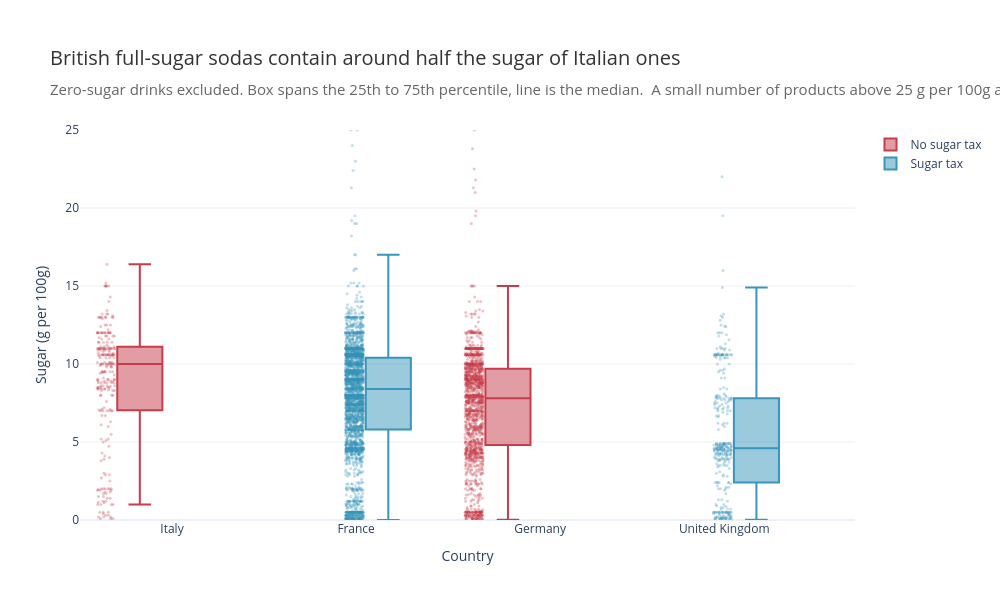

The notebook cell this image was saved under:
### Markdown cell above
### What this comparison can and cannot show

**This is a snapshot, not a before-and-after.** I have what is on the shelves now,
not what was there before each policy. A country could have had lower-sugar drinks
for reasons that have nothing to do with tax — different consumer tastes, earlier
voluntary agreements, a different mix of local brands. My data is consistent with
the UK levy having driven reformulation; it cannot demonstrate that it did.

**The group sizes are very unequal, and that shapes any aggregate.** France
contributes 3,497 products and Italy 323. Averaging across the taxed group makes
France speak for 89% of it, and across the untaxed group makes Germany speak for
85%. That is why the taxed-versus-untaxed comparison in Finding 1 returns almost
nothing — 6.61 against 6.67 — while the country-level view is stark. The
country-by-country comparison is the meaningful one, and I treat the aggregate as
a demonstration of why pooling misleads here rather than as a result.

**Coverage differs by country in ways I cannot correct.** Open Food Facts is
volunteer-built, and NB02 showed the United Kingdom missing 12.7% of its sugar
values against Italy's 4.2%. If the products a British contributor bothers to
complete differ systematically from those an Italian one does, part of the gap I
am measuring comes from that rather than from the drinks.

### Code cell
# Order countries by median sugar so the chart reads from most to least.
COUNTRY_ORDER = ["Italy", "France", "Germany", "United Kingdom"]
TAX_COLOURS = {"Sugar tax": "#3995ba", "No sugar tax": "#c63c4a"}

fig_sugar = px.box(
    sugary,
    x="country_name",
    y="sugar_content_per_100g",
    color="tax_status",
    points="all",
    category_orders={"country_name": COUNTRY_ORDER},
    color_discrete_map=TAX_COLOURS,
    labels={
        "country_name": "Country",
        "sugar_content_per_100g": "Sugar (g per 100g)",
        "tax_status": "",
    },
    template="plotly_white",
)

fig_sugar.update_layout(
    title=dict(
        text="British full-sugar sodas contain around half the sugar of Italian ones",
        font=dict(color="#333333", size=20),
        pad=dict(b=30),
        subtitle=dict(
            text="Zero-sugar drinks excluded. Box spans the 25th to 75th percentile, line is the median.  A small number of products above 25 g per 100g are outside the view",
            font=dict(color="#666666", size=15),
        ),
    ),
    width=1000,
    height=600,
    margin=dict(t=130),
    yaxis=dict(title="Sugar (g per 100g)", range=[0, 25])
)

# 5,064 products is a lot of dots, so make them small and semi-transparent.
fig_sugar.update_traces(marker=dict(size=3, opacity=0.3), jitter=0.4)

# fig_sugar.write_image("figures/sugar_by_country.png", width=1000, height=600, scale=1.5)
fig_sugar.show()

### Figure 1 — Plotly figure (JSON) as saved in the notebook; plotly's stock layout.template omitted (floating-point values rounded to 4 significant figures; data arrays with more than 128 entries replaced by an {"elided": "..."} marker saying what was removed)
{"data": [{"alignmentgroup": "True", "boxpoints": "all", "hovertemplate": "=No sugar tax<br>Country=%{x}<br>Sugar (g per 100g)=%{y}<extra></extra>", "jitter": 0.4, "legendgroup": "No sugar tax", "marker": {"color": "#c63c4a", "opacity": 0.3, "size": 3}, "name": "No sugar tax", "notched": false, "offsetgroup": "No sugar tax", "orientation": "v", "showlegend": true, "type": "box", "x": {"elided": "1797 str values"}, "x0": " ", "xaxis": "x", "y": {"elided": "1797 float values"}, "y0": " ", "yaxis": "y"}, {"alignmentgroup": "True", "boxpoints": "all", "hovertemplate": "=Sugar tax<br>Country=%{x}<br>Sugar (g per 100g)=%{y}<extra></extra>", "jitter": 0.4, "legendgroup": "Sugar tax", "marker": {"color": "#3995ba", "opacity": 0.3, "size": 3}, "name": "Sugar tax", "notched": false, "offsetgroup": "Sugar tax", "orientation": "v", "showlegend": true, "type": "box", "x": {"elided": "3267 str values"}, "x0": " ", "xaxis": "x", "y": {"elided": "3267 float values"}, "y0": " ", "yaxis": "y"}], "layout": {"boxmode": "group", "height": 600, "legend": {"title": {"text": ""}, "tracegroupgap": 0}, "margin": {"t": 130}, "title": {"font": {"color": "#333333", "size": 20}, "pad": {"b": 30}, "subtitle": {"font": {"color": "#666666", "size": 15}, "text": "Zero-sugar drinks excluded. Box spans the 25th to 75th percentile, line is the median.  A small number of products above 25 g per 100g are outside the view"}, "text": "British full-sugar sodas contain around half the sugar of Italian ones"}, "width": 1000, "xaxis": {"anchor": "y", "categoryarray": ["Italy", "France", "Germany", "United Kingdom"], "categoryorder": "array", "domain": [0, 1], "title": {"text": "Country"}}, "yaxis": {"anchor": "x", "domain": [0, 1], "range": [0, 25], "title": {"text": "Sugar (g per 100g)"}}}}
